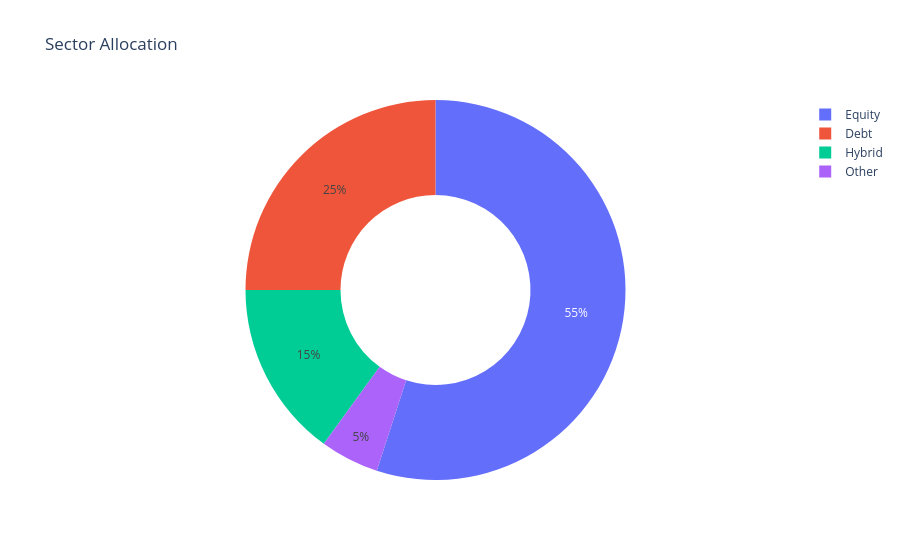

Notebook code cell kept with this figure:
### Code cell
labels = ["Equity", "Debt", "Hybrid", "Other"]
values = [55, 25, 15, 5]

fig = go.Figure(data=[go.Pie(labels=labels, values=values, hole=0.5)])
fig.update_layout(title="Sector Allocation")
fig.show()

### Figure 1 — Plotly figure (JSON) as saved in the notebook; plotly's stock layout.template omitted (floating-point values rounded to 4 significant figures)
{"data": [{"hole": 0.5, "labels": ["Equity", "Debt", "Hybrid", "Other"], "type": "pie", "values": [55, 25, 15, 5]}], "layout": {"title": {"text": "Sector Allocation"}}}
